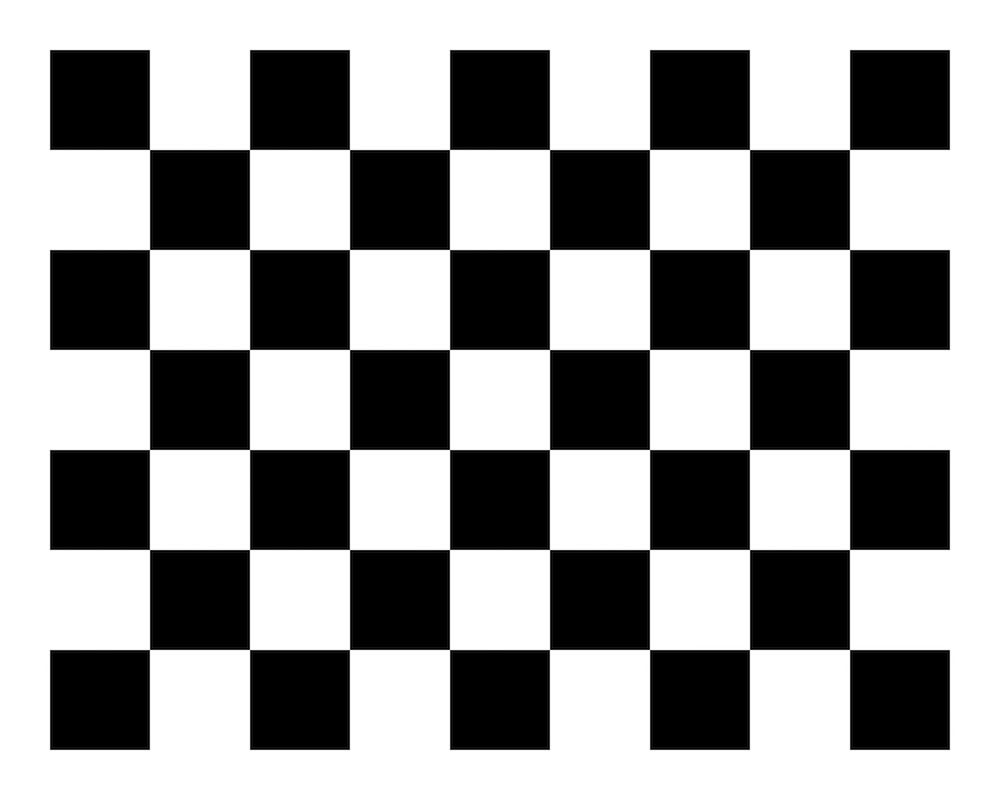
#> input picture Lab 1/HW1_files/I1.jpg, 1000 x 800 px
$ python HW1.py
#> lines starting #> are read from the running program, lines starting #| are printed output that depends on the picture; after the words box and inside, x2 and y2 are one past the last pixel; in counts of white or black regions, pixels touching at a corner belong together
### Lab 1/HW1_files/ex1_Q3_functions.py
import numpy as np
import cv2
import matplotlib.pyplot as plt
from matplotlib.patches import Circle

def divide_grid(arr, nrows, ncols):
    # based on: https://stackoverflow.com/questions/16856788/slice-2d-array-into-smaller-2d-arrays

    h, w = arr.shape
    return (arr.reshape(h//nrows, nrows, -1, ncols)
               .swapaxes(1,2)
               .reshape(-1, nrows, ncols))

def join_grid(grid,nrows,ncols):
    grows,gcols=grid.shape[1], grid.shape[2]
    horiz_blocks=int(ncols/grows)
    vertical_blocks=int(nrows/gcols)
    for j in range(0,vertical_blocks):
        for i in range(0,horiz_blocks):
            if i==0:
                temp = grid[(j*horiz_blocks+0)]
            else:
                temp=np.concatenate((temp,grid[j*horiz_blocks+i]),axis=1)
        if j==0:
            array=temp
        else: array=np.concatenate((array,temp),axis=0)
    return array

def zeroAllButMaxInArray(array):
    binary_array=np.zeros_like(array)
    max_idx=array.argmax()
    binary_array.flat[max_idx]=array.flat[max_idx]
    return binary_array


def myHarrisCornerDetector(IN,K,Threshold,use_grid=True):
    #assume IN is an RGB image
    IN_grey=cv2.cvtColor(IN, cv2.COLOR_RGB2GRAY)
    Ix,Iy=np.gradient(IN_grey)
    Ix2=np.multiply(Ix,Ix)
    Iy2=np.multiply(Iy,Iy)
    Sxx=cv2.GaussianBlur(Ix2,(5,5),0)
    Syy=cv2.GaussianBlur(Iy2,(5,5),0)
    Sxy=cv2.GaussianBlur(np.multiply(Ix,Iy),(5,5),0)
    R=Sxx*Syy- np.power(Sxy,2)-K*np.power(Sxx+Syy,2)
    R[np.abs(R)<Threshold]=0
    rows, cols = R.shape[0], R.shape[1]
    if (use_grid==True):    #assumes a 25x25 grid
        my_grid=divide_grid(R,25,25)
        for window in my_grid:
            window=zeroAllButMaxInArray(window)
        R=join_grid(my_grid,rows,cols)
    R[R != 0] = 1
    return R

def createCornerPlots(I1,I1_CORNERS,I2,I2_CORNERS):
    I1_dis=cv2.cvtColor(I1, cv2.COLOR_BGR2RGB)
    I2_dis = cv2.cvtColor(I2, cv2.COLOR_BGR2RGB)
    fig,ax=plt.subplots(1,2)
    for i in range(2):
        if i==0:
            ax[i].imshow(I1_dis)
            circles_locations = np.argwhere(I1_CORNERS == 1)
        elif i==1:
                ax[i].imshow(I2_dis)
                circles_locations = np.argwhere(I2_CORNERS == 1)
        for y,x in circles_locations:
            ax[i].add_patch(Circle((x,y),radius=1,color='red'))
    plt.show(block=True)
    return

### Lab 1/HW1_files/HW1.py
#import os
#from ex1_part2_functions import *
from ex1_Q3_functions import *
#import matplotlib.pyplot as plt #used just to save the image...

# FILL IN YOUR ID
# ID1 = 200846038
# ID2 = 204356315

###############################################Part_3#######################################################

# LOAD CHECKERBOARD IMAGE
I1 = cv2.imread('I1.jpg')  # Read image as grayscale
#> I1 is the input picture: shape (800, 1000, 3); min 0, max 255, mean 154
# LOAD ATTACHED IMAGE
I2 = cv2.imread('I2.jpg')
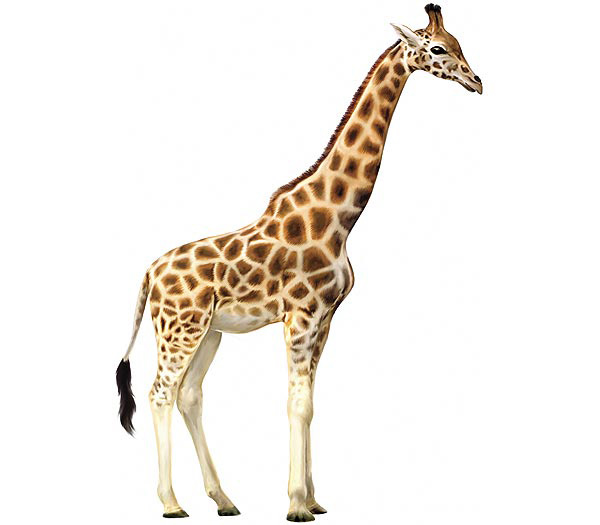
#> input picture Lab 1/HW1_files/I2.jpg, 600 x 525 px
#> I2 is the input picture: shape (525, 600, 3); mean B, G, R 232.8, 238.7, 243.2

# Harris Corner Detector Parameters, you may change them
K = 0.06
FIRST_THRESHOLD = 20000000
SECOND_THRESHOLD =41000000
use_grid = True

# CALL YOUR FUNCTION TO FIND THE CORNER PIXELS
I1_CORNERS = myHarrisCornerDetector(I1, K, FIRST_THRESHOLD, use_grid)
#> in myHarrisCornerDetector, `Ix,Iy=np.gradient(IN_grey)`:
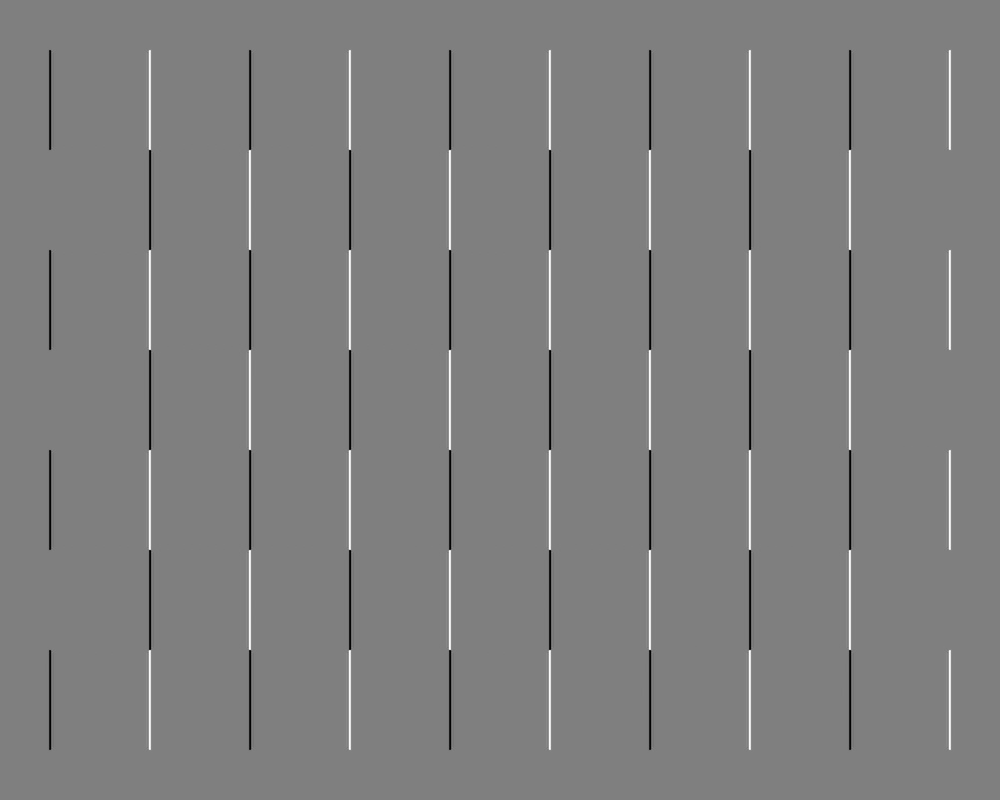
#> Iy: shape (800, 1000) float64; min -122.5, max 122.5, mean 0; drawn with min black and max white
#> in myHarrisCornerDetector, `R[np.abs(R)<Threshold]=0`:
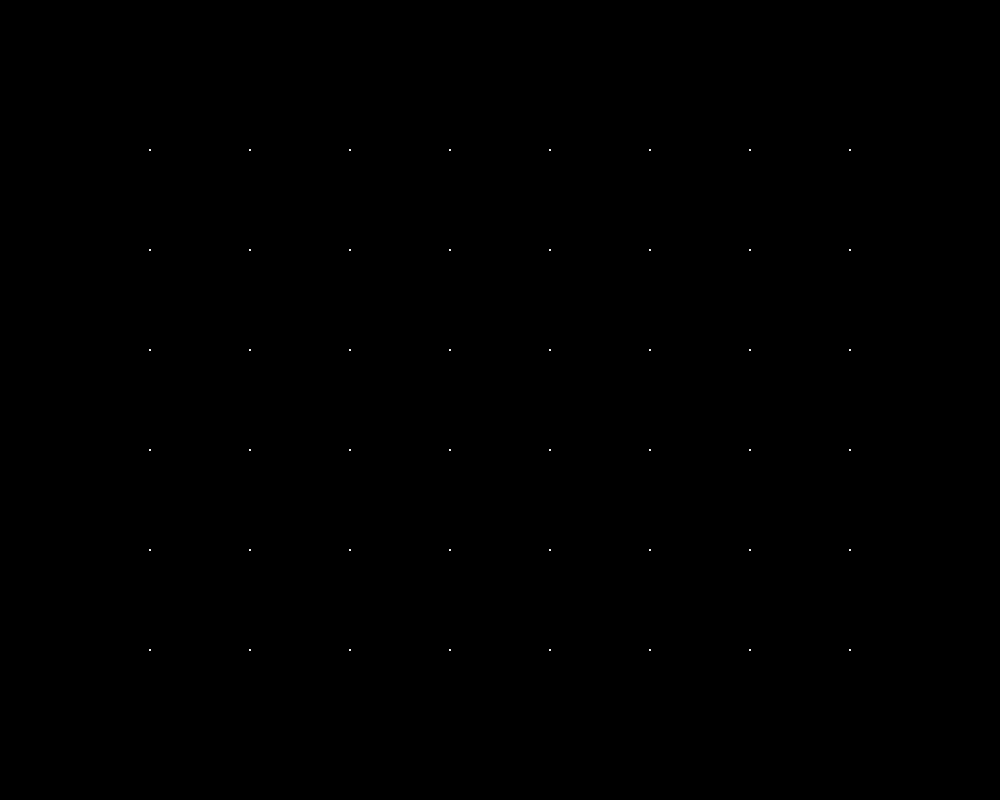
#> R: shape (800, 1000) float64; min 0, max 26952117.5, mean 6129; drawn with min black and max white
#> in myHarrisCornerDetector, `R[R != 0] = 1`: R: shape (800, 1000) float64; values 0 (black) and 1 (white), 0.02% white in thin lines or dots, all inside (x1, y1, x2, y2) = (149, 149, 851, 651)
I2_CORNERS = myHarrisCornerDetector(I2, K, SECOND_THRESHOLD, use_grid)
#> call 2 of myHarrisCornerDetector, with K = 0.06, Threshold = 41000000, use_grid = True
#> in myHarrisCornerDetector (call 2), `Syy=cv2.GaussianBlur(Iy2,(5,5),0)`:
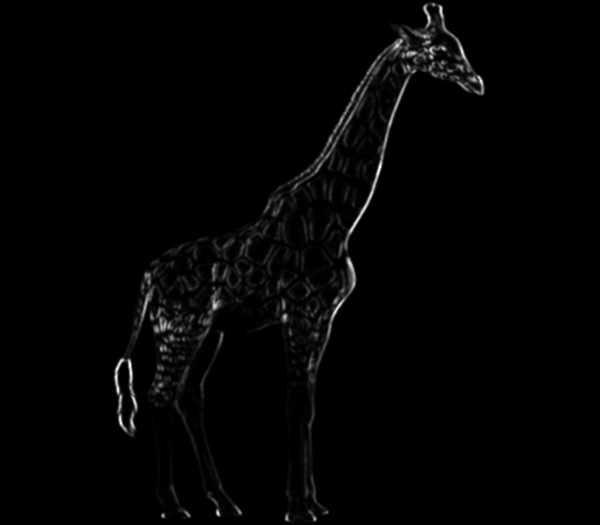
#> Syy: shape (525, 600) float64; min 0, max 8417.9, mean 124.2; drawn with min black and max white
#> in myHarrisCornerDetector (call 2), `Sxy=cv2.GaussianBlur(np.multiply(Ix,Iy),(5,5),0)`:
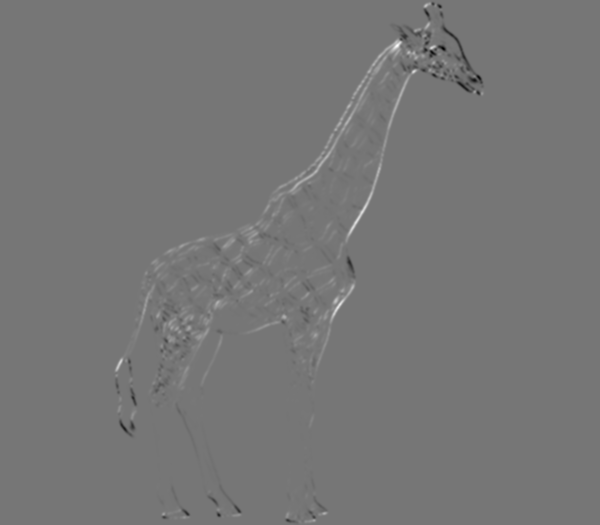
#> Sxy: shape (525, 600) float64; min -6595, max 7611.7, mean 15; drawn with min black and max white
#> in myHarrisCornerDetector (call 2), `R=Sxx*Syy- np.power(Sxy,2)-K*np.power(Sxx+Syy,2)`:
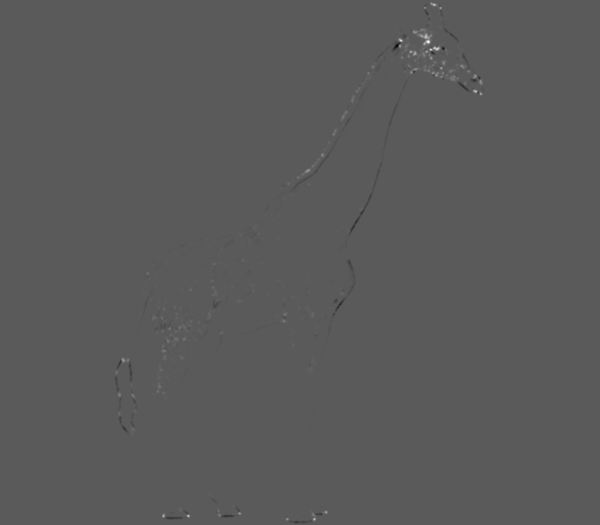
#> R: shape (525, 600) float64; min -12177828.1, max 22166675.5, mean 7187.6; drawn with min black and max white
#> in myHarrisCornerDetector (call 2), `R[np.abs(R)<Threshold]=0`: R: shape (525, 600) float64; every value is 0

# CALL YOUR FUNCTION TO CREATE THE PLOT
createCornerPlots(I1, I1_CORNERS, I2, I2_CORNERS)
#> in createCornerPlots, `plt.show(block=True)`:
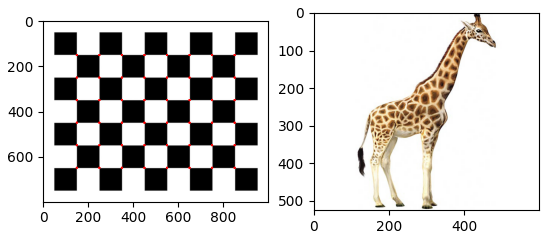
#> figure drawn by matplotlib, 2 panels

# SAVE FIGURE
#plt.savefig(os.getcwd()+'\\ex1_200846038_204356315.jpg')
